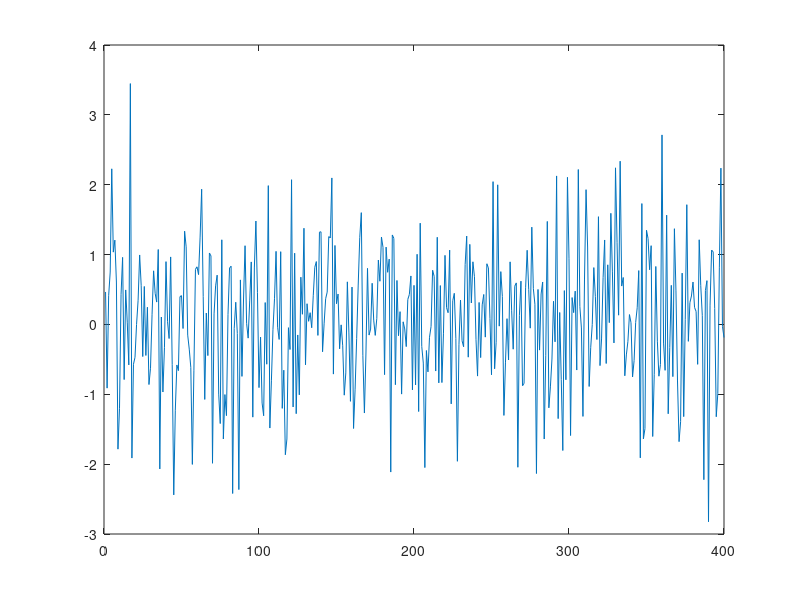

Write the MATLAB code that produced this figure. (Note: this script raises an error after producing the figure.)
% FitzHugh-Nagum demo for calcium imaging of spike trains
%------------------------------------------------------------
% Copyright (C) 2012 Jean Daunizeau / License GNU GPL v2
%------------------------------------------------------------

clear variables
close all

% Choose basic settings for simulations
n_t = 4e2;
deltat = 1e-1;         % 10Hz sampling rate
f_fname = @f_FitzHughNagumo;
g_fname = @g_Id;

u       = 0e0*(randn(1,n_t)>2);
u = randn(1,n_t);
figure,plot(u)

% Build options structure for temporal integration of SDE
inF.delta_t     = deltat;
inF.a           = 0.5;
inG.ind         = 1;
options.inF     = inF;
options.inG     = inG;
options.decim   = 10;


% Parameters of the simulation
alpha   = Inf;
sigma   = Inf;
theta   = [1;0;0*randn(3,1)];
phi     = [];



% Build priors for model inversion
priors.muX0 = 0*ones(3,1);
priors.SigmaX0 = 1e-1*eye(3);
priors.muTheta = theta;%0.*ones(5,1);
priors.SigmaTheta = 1e1*eye(5);
priors.SigmaTheta(2,2) = 0;
priors.a_alpha = Inf;
priors.b_alpha = 0;
priors.a_sigma = 1e1;
priors.b_sigma = 1e-4;

options.priors      = priors;
dim.n_theta         = 5;
dim.n_phi           = 0;
dim.n               = 3;

% Build time series of hidden states and observations
x0 = [0;0.8;-0.7];
[y,x,x0,eta,e] = simulateNLSS(...
    n_t,f_fname,g_fname,theta,phi,u,alpha,sigma,options,x0);

% display time series of hidden states and observations
displaySimulations(y,x,eta,e)
disp('--paused--')
pause

priors.a_alpha      = 1e0;
priors.b_alpha      = 1e0;
priors.a_sigma      = 1e3;
priors.b_sigma      = 1e0;
for t = 1:n_t
    dq              = 1e4*ones(3,1);
    dq(2)           = 1;
    priors.iQx{t}   = diag(dq);
end
options.priors = priors;


% Call inversion routine
[posterior,out] = VBA_NLStateSpaceModel(y,[],f_fname,g_fname,dim,options);


%------------ Display results ------------------%
displayResults(posterior,out,y,x,x0,theta,phi,alpha,sigma)

